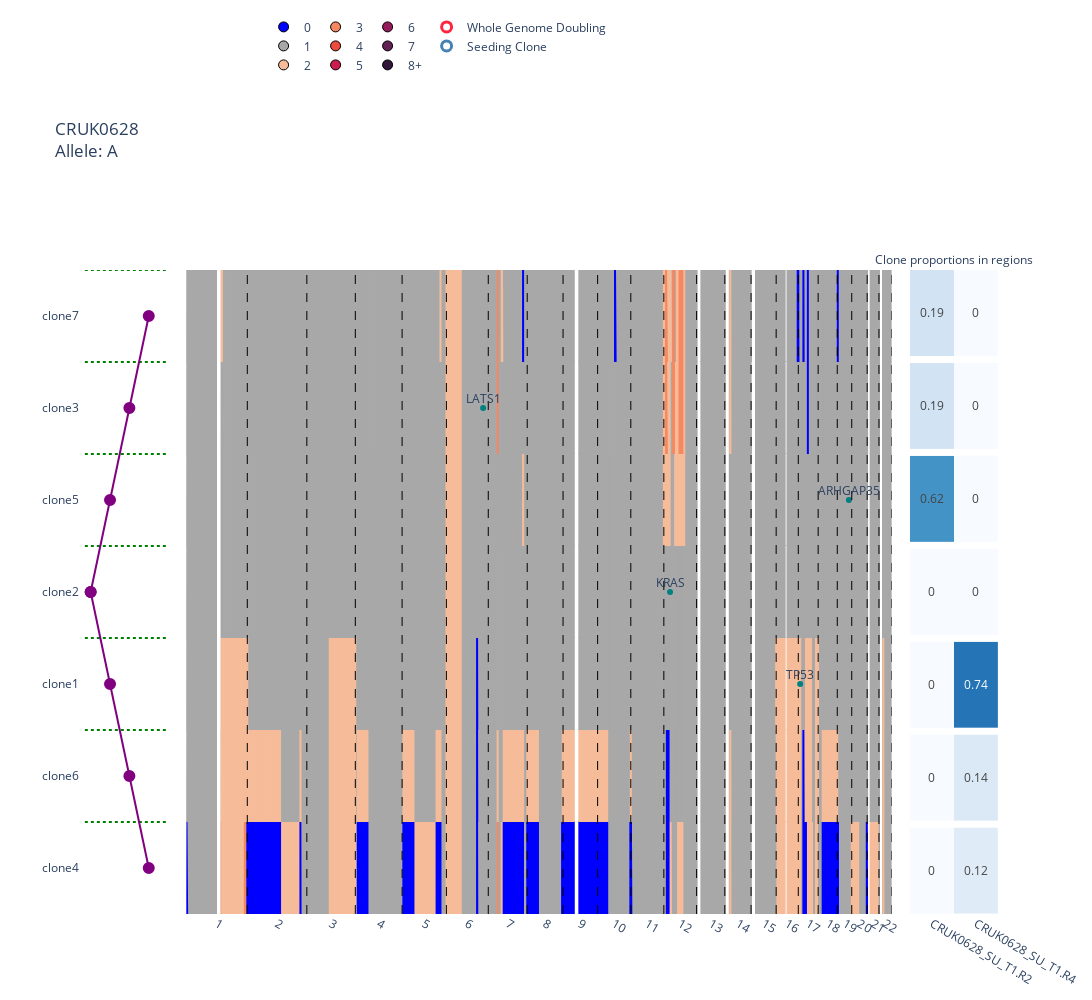

The cell this chart's notebook holds for it:
### Code cell
CRUK0628_example_plot_A.show()
